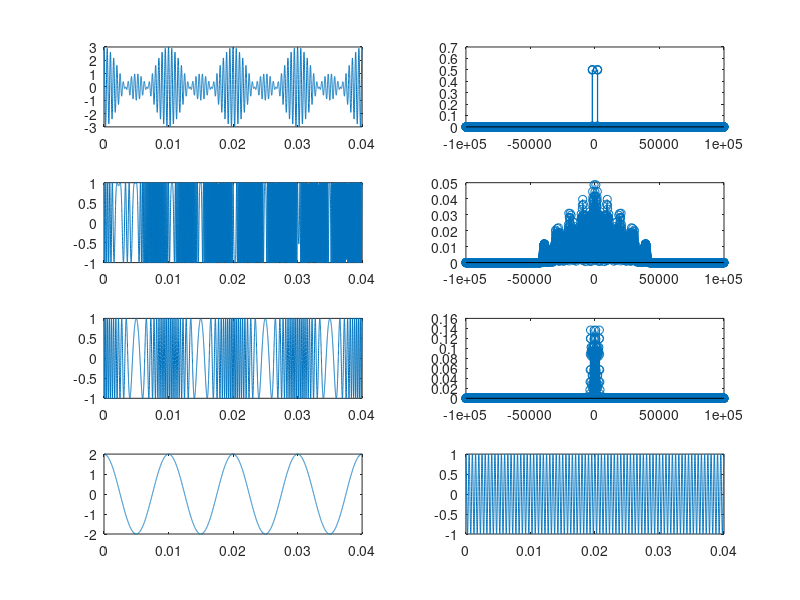

Write the MATLAB code that produced this figure.
%EXERCICIO MODULACAO AM, PM e FM

%limpar imagens, variaveis e janela de comando
clear all
close all
clc

%carregar as bibliotecas
pkg load control
pkg load signal

%Tempo de Amostragem
%tamostra = [0.00:0.00001:0.04];
tamostra = [0.00:1/(100*2*1000):0.04];

%Sinal da Mensagem
Am = 2;
fm = 100;
tm = tamostra;
Fm = Am*cos(2*pi*fm.*tm);

%Sinal da Portadora
Kf = 800;
Ap = 1;
fp = 2*1000;
tp = tamostra;
Fp = Ap*cos(2*pi*fp.*tp);

%Frequencia de Amostragem
fam = 100*fp;

%Indice de Modulação
K = Am/Ap

%Equacao Sinal Modulado AM
%F_Mod_AM = (1+(1/Ap).*Fm).*Fp;
%F_Mod_AM = (Fm/Am+K).*Fp
F_Mod_AM = Fp.*Fm + Fp;

%Equacao Sinal Modulado PM
fang = fp + Kf.*Fm;
F_Mod_PM = Ap*cos(2*pi*fang.*tp);

%Equação Sinal Modulado FM
%fmod = 2*pi*fp.*tp + Kf.*quad(Fm,0,tm);
beta = (Kf*Am)/fm;
fmod = 2*pi*fp.*tp + beta*sin(2*pi*fm.*tm);
F_Mod_FM = Ap*cos(fmod);

%Eixo da Frequência
vf = linspace(-fam/2,fam/2,length(tp));
N = length(tp);

% AM Domínio Frequencia
psd_Kf_AM = fftshift(fft(F_Mod_AM)/N);
pot_Kf_AM = abs(psd_Kf_AM);

% PM Domínio Frequencia
psd_Kf_PM = fftshift(fft(F_Mod_PM)/N);
pot_Kf_PM = abs(psd_Kf_PM);

% FM Dominio Frequencia
psd_Kf_FM = fftshift(fft(F_Mod_FM)/N);
pot_Kf_FM = abs(psd_Kf_FM);

% --- PLOT ---
figure
subplot(4,2,1)
plot(tamostra, F_Mod_AM)
subplot(4,2,3)
plot(tamostra, F_Mod_PM)
subplot(4,2,5)
plot(tamostra, F_Mod_FM)

subplot(4,2,2)
stem(vf, pot_Kf_AM)
subplot(4,2,4)
stem(vf, pot_Kf_PM)
subplot(4,2,6)
stem(vf, pot_Kf_FM)

subplot(4,2,7)
plot(tamostra, Fm)
subplot(4,2,8)
plot(tamostra, Fp)
